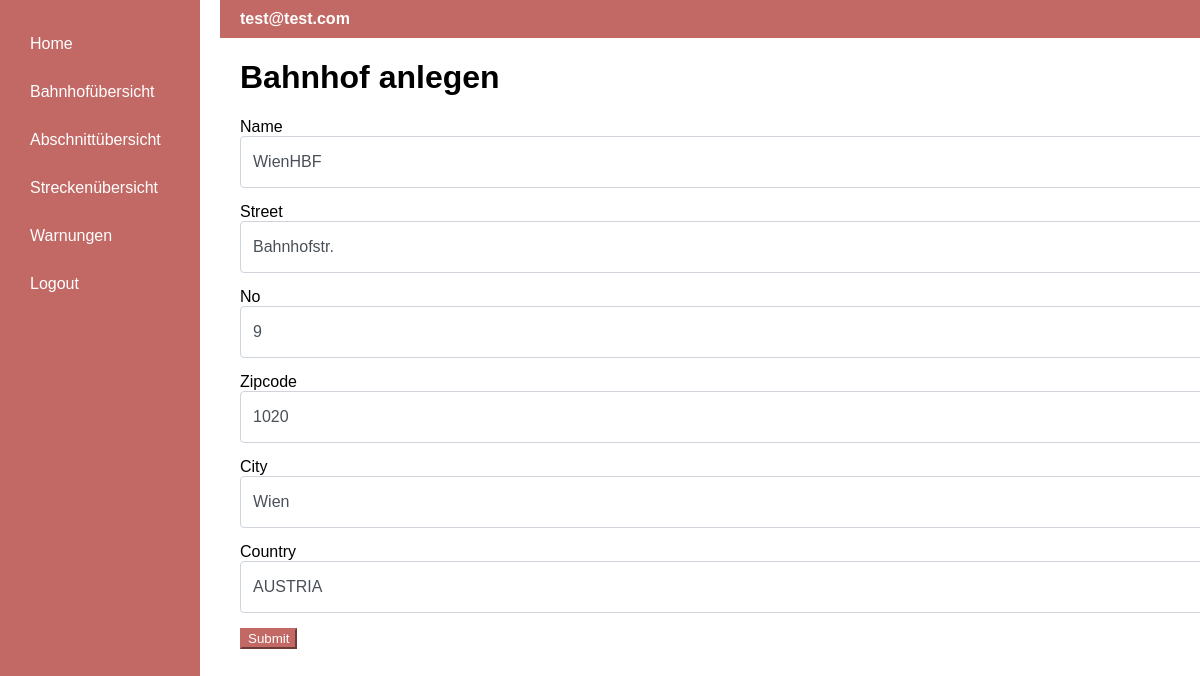
Before: /trainsstationEdit/10 (signed in) with the older database file.
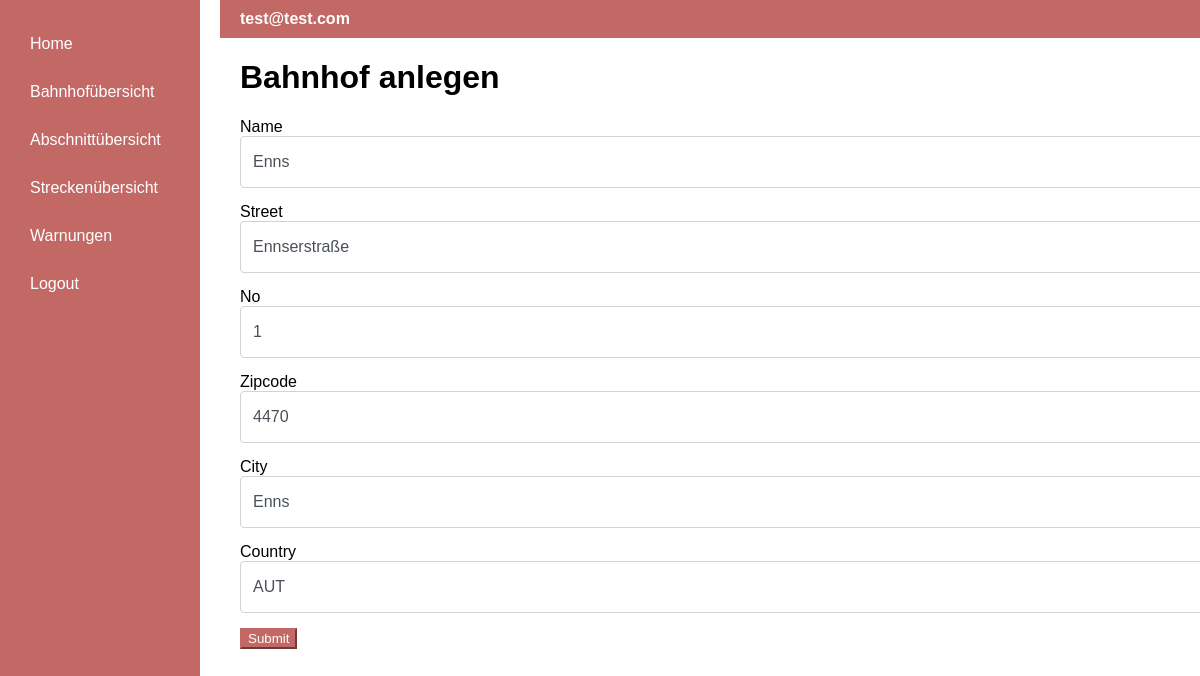
After: the same page with the newer database file.
### app/models.py (models this page shows)
class Station(db.Model):
    id = db.Column(db.Integer, primary_key=True, autoincrement=True)
    name = db.Column(db.String(140))
    address_id = db.Column(db.Integer, db.ForeignKey('address.id', name='fk_station_address_id'))
    address = db.relationship("Address")
    xcoord = db.Column(db.String(140))
    ycoord = db.Column(db.String(140))

class Address(db.Model):
    id = db.Column(db.Integer, primary_key=True, autoincrement=True)
    street = db.Column(db.String(140))
    no = db.Column(db.Integer)
    zipcode = db.Column(db.Integer)
    city = db.Column(db.String(140))
    country = db.Column(db.String(140))

### app/routes.py (the view, shortened to what this page needs)
@app.route('/trainsstationEdit/<station_id>', methods=['GET', 'POST'])
@login_required
def trainstationEdit(station_id):
    station = Station.query.get(station_id)
    address = Address.query.get(station.address_id)
    form = TrainstationForm()
    form = TrainstationForm(obj=station)
    form.street.data = address.street
    form.no.data = address.no
    form.zipcode.data = address.zipcode
    form.city.data = address.city
    form.country.data = address.country
    return render_template('trainstationNew.html', title='Edit Trainstation', form=form)

### app/forms.py
class TrainstationForm(FlaskForm):
    name = StringField('Name', validators=[DataRequired()])
    street = StringField('Street', validators=[DataRequired()])
    no = StringField('No', validators=[DataRequired()])
    zipcode = StringField('Zipcode', validators=[DataRequired()])
    city = StringField('City', validators=[DataRequired()])
    country = StringField('Country', validators=[DataRequired()])
    submit = SubmitField('Submit')

### app/models.py (called while the page is built)
@login.user_loader
def load_user(id):
    return db.session.get(User, int(id))

### app/templates/trainstationNew.html (shortened to what this page needs)
{% extends "base.html" %}
{% block content %}
    <h1>Bahnhof anlegen</h1>
    <form method="POST">
        <div class="form-group">
            {{ form.name.label }} {{ form.name(class="form-control") }}
        </div>
        <div class="form-group">
            {{ form.street.label }} {{ form.street(class="form-control") }}
        </div>
        <div class="form-group">
            {{ form.no.label }} {{ form.no(class="form-control") }}
        </div>
        <div class="form-group">
            {{ form.zipcode.label }} {{ form.zipcode(class="form-control") }}
        </div>
        <div class="form-group">
            {{ form.city.label }} {{ form.city(class="form-control") }}
        </div>
        <div class="form-group">
            {{ form.country.label }} {{ form.country(class="form-control") }}
        </div>
        <div class="form-group">
            {{ form.submit(class="btn btn-primary") }}
        </div>
    </form>
{% endblock %}

Changed rows visible on the page:
no longer on this page (row edited): Address: street "Bahnhofstr.", no "9", zipcode "1020", city "Wien", country "AUSTRIA"
changed Station: name "WienHBF" → "Enns"
now on this page (row edited): Address: street "Ennserstraße", no "1", zipcode "4470", city "Enns", country "AUT"
